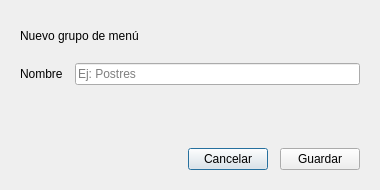
<?xml version="1.0" encoding="UTF-8"?>
<ui version="4.0">
 <class>DialogoGrupoMenu</class>
 <widget class="QDialog" name="DialogoGrupoMenu">
  <property name="geometry">
   <rect>
    <x>0</x>
    <y>0</y>
    <width>380</width>
    <height>190</height>
   </rect>
  </property>
  <property name="windowTitle">
   <string>Grupo de menú</string>
  </property>
  <property name="modal">
   <bool>true</bool>
  </property>
  <layout class="QVBoxLayout" name="layout_principal">
   <property name="spacing">
    <number>12</number>
   </property>
   <property name="leftMargin">
    <number>20</number>
   </property>
   <property name="topMargin">
    <number>20</number>
   </property>
   <property name="rightMargin">
    <number>20</number>
   </property>
   <property name="bottomMargin">
    <number>20</number>
   </property>
   <item>
    <widget class="QLabel" name="label_titulo">
     <property name="text">
      <string>Nuevo grupo de menú</string>
     </property>
    </widget>
   </item>
   <item>
    <layout class="QFormLayout" name="layout_campos">
     <property name="horizontalSpacing">
      <number>12</number>
     </property>
     <item row="0" column="0">
      <widget class="QLabel" name="label_nombre">
       <property name="text">
        <string>Nombre</string>
       </property>
      </widget>
     </item>
     <item row="0" column="1">
      <widget class="QLineEdit" name="lineEdit_nombre">
       <property name="placeholderText">
        <string>Ej: Postres</string>
       </property>
      </widget>
     </item>
    </layout>
   </item>
   <item>
    <widget class="QLabel" name="label_error">
     <property name="text">
      <string/>
     </property>
     <property name="wordWrap">
      <bool>true</bool>
     </property>
    </widget>
   </item>
   <item>
    <layout class="QHBoxLayout" name="layout_botones">
     <item>
      <spacer name="espaciador_botones">
       <property name="orientation">
        <enum>Qt::Horizontal</enum>
       </property>
       <property name="sizeHint" stdset="0">
        <size>
         <width>40</width>
         <height>20</height>
        </size>
       </property>
      </spacer>
     </item>
     <item>
      <widget class="QPushButton" name="pushButton_cancelar">
       <property name="text">
        <string>Cancelar</string>
       </property>
      </widget>
     </item>
     <item>
      <widget class="QPushButton" name="pushButton_guardar">
       <property name="text">
        <string>Guardar</string>
       </property>
      </widget>
     </item>
    </layout>
   </item>
  </layout>
 </widget>
 <resources/>
 <connections/>
</ui>
